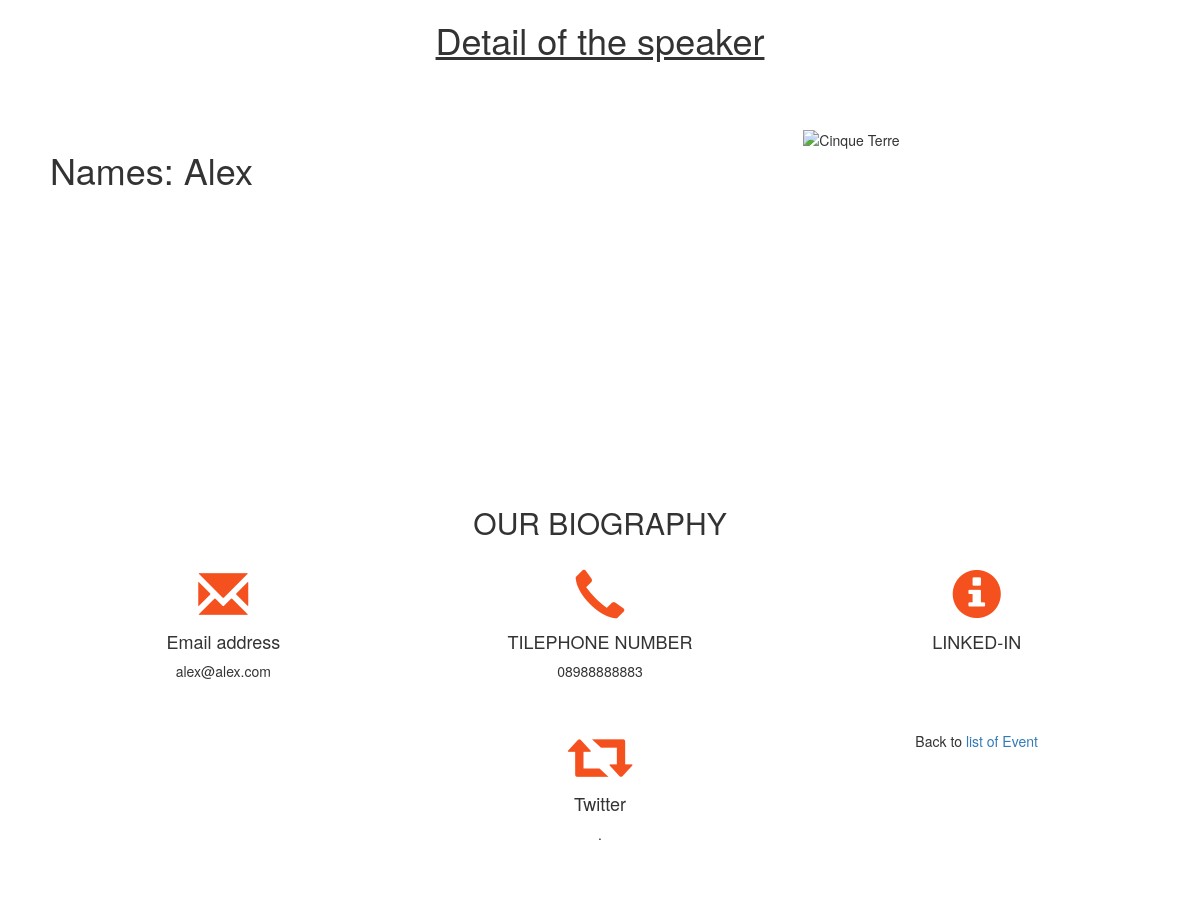
Page /list_of_all_participants/details_of_participant/1 on the committed database.
### Event_app/models.py (models this page shows, shortened)
class participant_management(models.Model):
    name = models.CharField(max_length= 15)
    email_address = models.EmailField()
    phone_number = models.CharField(max_length = 25)
    events_attending = models.ManyToManyField(event_managment , blank = True, related_name='participants')
    password = models.CharField(max_length=15, default='0000')

### Event_app/views.py (the view)
# urls.py: path('list_of_all_participants/details_of_participant/<int:id>',views.details_of_participant, name='details_of_participant'),
def details_of_participant(request, id):
    myevent = participant_management.objects.get(id=id)
    template = loader.get_template('Event_app/ditail_of_speaker.html')
    context = {
          'mymember': myevent,
           }
    return HttpResponse(template.render(context, request))

### Event_app/templates/Event_app/ditail_of_speaker.html (shortened to what this page needs)
<!DOCTYPE html>
<html lang="en">
<head>
  <link rel="stylesheet" href="https://maxcdn.bootstrapcdn.com/bootstrap/3.4.1/css/bootstrap.min.css">
</head>
<body>
    <h1 style="text-align: center !important; text-decoration-line: underline !important;">Detail of the speaker</h1>
<div class="container-fluid">
  <div class="row">
    <div class="col-sm-8">
    <h1>Names: {{ mymember.name }}</h1>
    </div>
    <div class="col-sm-4">
      <span><img src=" {{ mymember.optional_photo.url }}" class="img-responsive" alt="Cinque Terre" width="304" height="236"> </span>
    </div>
  </div>
</div>
<div class="container-fluid text-center">
  <h2>OUR BIOGRAPHY</h2>
  <br>
  <div class="row">
    <div class="col-sm-4">
      <span class="	glyphicon glyphicon-envelope logo-small"></span>
      <h4>Email address</h4>
      <p>{{ mymember.email_address}}</p>
    </div>
    <div class="col-sm-4">
      <span class="	glyphicon glyphicon-earphone logo-small"></span>
      <h4>TILEPHONE NUMBER</h4>
      <p>{{ mymember.phone_number }}</p>
    </div>
    <div class="col-sm-4">
        <span class="	glyphicon glyphicon-info-sign logo-small"></span>
        <h4>LINKED-IN</h4>
      </div>
  </div>
  <br><br>
  <div class="row">
    <div class="col-sm-4">
      </div>
    <div class="col-sm-4">
      <span class="	glyphicon glyphicon-retweet logo-small"></span>
      <h4>Twitter</h4>
      <p>{{ mymember.twitter}}.</p>
    </div>
    <div class="col-sm-4">
        <p>Back to <a href=" ">list of Event</a></p>
    </div>
  </div>
</div>
</body>
</html>

### Event_app/templates/Event_app/ditail_of_speaker.html (style rules this page uses)
.container-fluid { padding: 60px 50px; }
.logo-small { color: #f4511e; font-size: 50px; }

### rows in the picture
participant_management: name "Alex", email_address "alex@alex.com", phone_number "08988888883"
